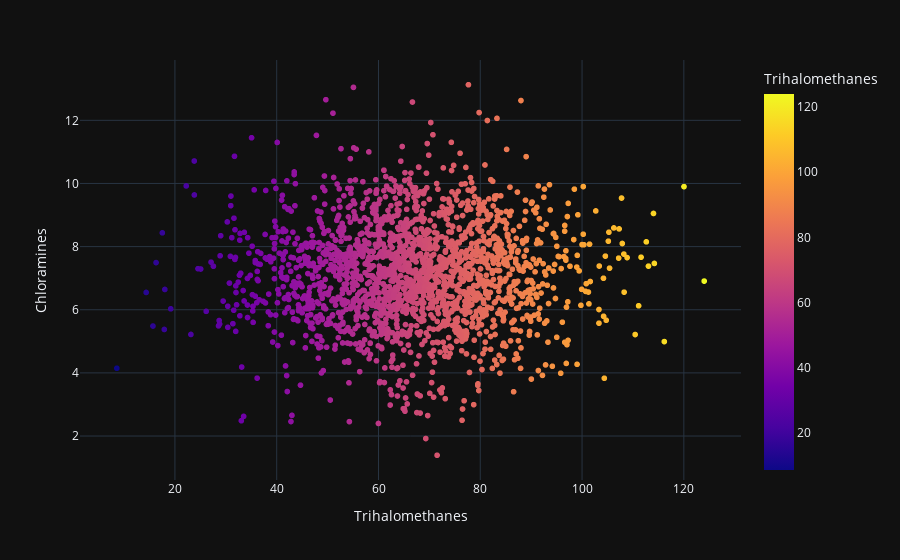

The notebook cell saved with this chart:
### Code cell
fig = px.scatter(df,x ="Trihalomethanes",y="Chloramines",color="Trihalomethanes",template="plotly_dark")
fig.show()

### Figure 1 — Plotly figure (JSON) as saved in the notebook; plotly's stock layout.template omitted (floating-point values rounded to 4 significant figures; data arrays with more than 128 entries replaced by an {"elided": "..."} marker saying what was removed)
{"data": [{"hovertemplate": "Trihalomethanes=%{marker.color}<br>Chloramines=%{y}<extra></extra>", "legendgroup": "", "marker": {"color": {"elided": "2011 float values"}, "coloraxis": "coloraxis", "symbol": "circle"}, "mode": "markers", "name": "", "showlegend": false, "type": "scattergl", "x": {"elided": "2011 float values"}, "xaxis": "x", "y": {"elided": "2011 float values"}, "yaxis": "y"}], "layout": {"coloraxis": {"colorbar": {"title": {"text": "Trihalomethanes"}}, "colorscale": [[0, "#0d0887"], [0.1111, "#46039f"], [0.2222, "#7201a8"], [0.3333, "#9c179e"], [0.4444, "#bd3786"], [0.5556, "#d8576b"], [0.6667, "#ed7953"], [0.7778, "#fb9f3a"], [0.8889, "#fdca26"], [1, "#f0f921"]]}, "legend": {"tracegroupgap": 0}, "margin": {"t": 60}, "xaxis": {"anchor": "y", "domain": [0, 1], "title": {"text": "Trihalomethanes"}}, "yaxis": {"anchor": "x", "domain": [0, 1], "title": {"text": "Chloramines"}}}}
